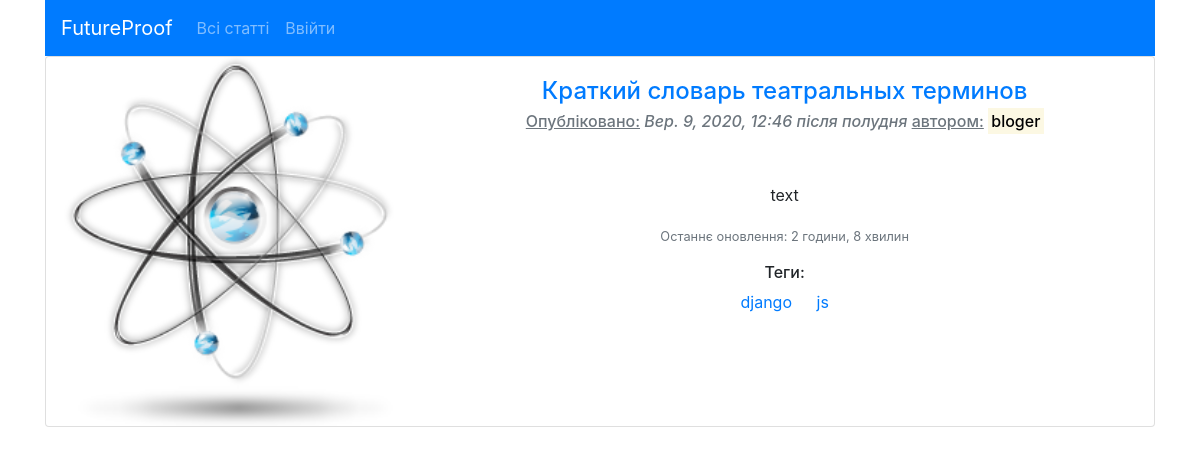
Screenshot of /kratkij-slovar-teatralnyh-terminov/ with the database file from the repository.
### main/models.py (models this page shows, shortened)
class Post(models.Model):
    author = models.ForeignKey(
        User, on_delete=models.CASCADE, verbose_name='Автор публікації')
    title = models.CharField(max_length=200, verbose_name='Заголовок')
    text = models.TextField(verbose_name='Текст пубілкації')
    published = models.DateTimeField(
        default=timezone.now, verbose_name='Час публікації')
    created = models.DateTimeField(auto_now_add=True)
    updated = models.DateTimeField(auto_now=True)
    slug = models.SlugField(max_length=250, unique_for_date='published')
    tags = TaggableManager()
    image = models.ImageField(upload_to='img', default='img/atom_256.png')
    class Meta:
        ordering = ['-published', ]

### main/views.py (the view)
# urls.py: path('<slug:slug>/', PostDetailView.as_view(), name='post_detail'),
class PostDetailView(DetailView):
    model = Post

### templates/main/post_detail.html (shortened to what this page needs)
{% extends "base.html" %}
{% block content %}
<div class="card text-center mb-3">
    <div class="row no-gutters">
        <div class="col-md-4">
            <img src="{{ post.image.url }}" class="card-img" alt="{{ post.title }}">
        </div>
        <div class="col-md-8">
            <div class="card-body">
                <h4 class="card-title text-primary">{{ post.title }}</h4>
                {% include "dataauthor.html" %}
            </div>
            <p class="card-text">{{ post.text|linebreaks }}</p>
            <p class="card-text"><small class="text-muted">Останнє оновлення:
                    {{ post.updated|timesince }}</small></p>
            {% for tag in post.tags.all %}
            {% if forloop.first %}<h6>Теги: </h6>{% endif %}
            <a href="{% url 'list_posts_tag' tag.slug %}" class="card-link">{{ tag.name }}</a>
            {% empty %}
            <h6>Теги не визначені </h6>
            {% endfor %}
        </div>
    </div>
</div>
</div>
{% endblock %}

### templates/base.html (shortened to what this page needs)
{% load static %}
<!DOCTYPE html>
<html>
<head>
    <link rel="stylesheet" href="https://stackpath.bootstrapcdn.com/bootstrap/4.5.2/css/bootstrap.min.css"
>
</head>
<body>
    <div class="container" id="content">
        <nav class="navbar navbar-expand-lg navbar-dark bg-primary">
            <a class="navbar-brand" href="#">FutureProof</a>
            <div class="collapse navbar-collapse" id="navbarNav">
                <ul class="navbar-nav">
                    <li class="nav-item">
                        <a class="nav-link" href="{% url 'list_posts' %}">Всі статті</a>
                    </li>
                    <li class="nav-item">
                        <a class="nav-link"
                            href="{% url 'admin:index' %}">{% if request.user.is_authenticated %}Адмінпанель{% else %}Ввійти{% endif %}</a>
                    </li>
                </ul>
            </div>
        </nav>
        {% block content %}{% endblock %}
</body>
</html>

### templates/dataauthor.html
<h6 class="card-subtitle mb-2 text-muted">
    <p class="date"><u>Опубліковано:</u> <em>{{ post.published }}</em> <u>автором:</u>
        <mark>{{ post.author }}</mark>
    </p>
</h6>

### rows the page displays
Post: image (picture), title "Краткий словарь театральных терминов", published "Вер. 9, 2020, 12:46 після полудня", author "bloger", text "text", updated "2 години, 8 хвилин"
Tag: shows "Теги:", name "django"
Tag: name "js"
